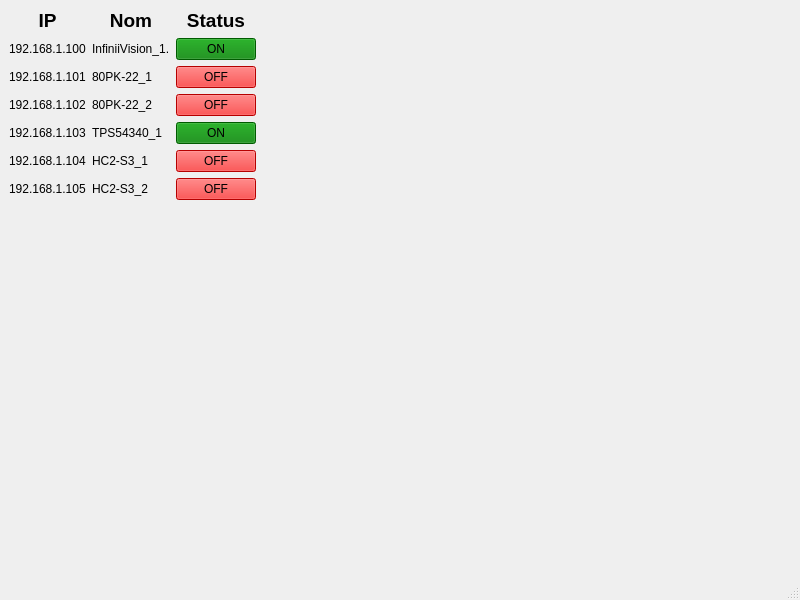
<?xml version="1.0" encoding="UTF-8"?>
<ui version="4.0">
 <class>MainWindow</class>
 <widget class="QMainWindow" name="MainWindow">
  <property name="geometry">
   <rect>
    <x>0</x>
    <y>0</y>
    <width>800</width>
    <height>600</height>
   </rect>
  </property>
  <property name="windowTitle">
   <string>MainWindow</string>
  </property>
  <widget class="QWidget" name="centralwidget">
   <layout class="QGridLayout" name="gridLayout_2">
    <item row="0" column="0">
     <layout class="QGridLayout" name="gridLayout">
      <item row="2" column="0">
       <widget class="QLabel" name="instr2IP">
        <property name="text">
         <string>192.168.1.101</string>
        </property>
       </widget>
      </item>
      <item row="4" column="1">
       <widget class="QLabel" name="label_13">
        <property name="text">
         <string>TPS54340_1</string>
        </property>
       </widget>
      </item>
      <item row="1" column="3">
       <spacer name="horizontalSpacer">
        <property name="orientation">
         <enum>Qt::Horizontal</enum>
        </property>
        <property name="sizeHint" stdset="0">
         <size>
          <width>40</width>
          <height>20</height>
         </size>
        </property>
       </spacer>
      </item>
      <item row="0" column="1">
       <widget class="QLabel" name="label_4">
        <property name="text">
         <string>&lt;html&gt;&lt;head/&gt;&lt;body&gt;&lt;p align=&quot;center&quot;&gt;&lt;span style=&quot; font-size:14pt; font-weight:700;&quot;&gt;Nom&lt;/span&gt;&lt;/p&gt;&lt;/body&gt;&lt;/html&gt;</string>
        </property>
       </widget>
      </item>
      <item row="3" column="1">
       <widget class="QLabel" name="label_12">
        <property name="text">
         <string>80PK-22_2</string>
        </property>
       </widget>
      </item>
      <item row="1" column="0">
       <widget class="QLabel" name="instr1IP">
        <property name="text">
         <string>192.168.1.100</string>
        </property>
       </widget>
      </item>
      <item row="0" column="0">
       <widget class="QLabel" name="label_2">
        <property name="text">
         <string>&lt;html&gt;&lt;head/&gt;&lt;body&gt;&lt;p align=&quot;center&quot;&gt;&lt;span style=&quot; font-size:14pt; font-weight:700;&quot;&gt;IP&lt;/span&gt;&lt;/p&gt;&lt;/body&gt;&lt;/html&gt;</string>
        </property>
       </widget>
      </item>
      <item row="3" column="0">
       <widget class="QLabel" name="instr3IP">
        <property name="text">
         <string>192.168.1.102</string>
        </property>
       </widget>
      </item>
      <item row="2" column="1">
       <widget class="QLabel" name="label_11">
        <property name="text">
         <string>80PK-22_1</string>
        </property>
       </widget>
      </item>
      <item row="7" column="2">
       <spacer name="verticalSpacer">
        <property name="orientation">
         <enum>Qt::Vertical</enum>
        </property>
        <property name="sizeHint" stdset="0">
         <size>
          <width>20</width>
          <height>40</height>
         </size>
        </property>
       </spacer>
      </item>
      <item row="4" column="0">
       <widget class="QLabel" name="instr4IP">
        <property name="text">
         <string>192.168.1.103</string>
        </property>
       </widget>
      </item>
      <item row="0" column="2">
       <widget class="QLabel" name="label_3">
        <property name="text">
         <string>&lt;html&gt;&lt;head/&gt;&lt;body&gt;&lt;p align=&quot;center&quot;&gt;&lt;span style=&quot; font-size:14pt; font-weight:700;&quot;&gt;Status&lt;/span&gt;&lt;/p&gt;&lt;/body&gt;&lt;/html&gt;</string>
        </property>
       </widget>
      </item>
      <item row="5" column="0">
       <widget class="QLabel" name="instr5IP">
        <property name="text">
         <string>192.168.1.104</string>
        </property>
       </widget>
      </item>
      <item row="5" column="1">
       <widget class="QLabel" name="label_14">
        <property name="text">
         <string>HC2-S3_1</string>
        </property>
       </widget>
      </item>
      <item row="6" column="0">
       <widget class="QLabel" name="instr6IP">
        <property name="text">
         <string>192.168.1.105</string>
        </property>
       </widget>
      </item>
      <item row="1" column="2">
       <widget class="QPushButton" name="instr1Bt">
        <property name="styleSheet">
         <string notr="true">background-color: green</string>
        </property>
        <property name="text">
         <string>ON</string>
        </property>
       </widget>
      </item>
      <item row="1" column="1">
       <widget class="QLabel" name="label_5">
        <property name="text">
         <string>InfiniiVision_1.</string>
        </property>
       </widget>
      </item>
      <item row="6" column="1">
       <widget class="QLabel" name="label_15">
        <property name="text">
         <string>HC2-S3_2</string>
        </property>
       </widget>
      </item>
      <item row="2" column="2">
       <widget class="QPushButton" name="instr2Bt">
        <property name="styleSheet">
         <string notr="true">background-color:red;</string>
        </property>
        <property name="text">
         <string>OFF</string>
        </property>
       </widget>
      </item>
      <item row="3" column="2">
       <widget class="QPushButton" name="instr3Bt">
        <property name="styleSheet">
         <string notr="true">background-color:red;</string>
        </property>
        <property name="text">
         <string>OFF</string>
        </property>
       </widget>
      </item>
      <item row="4" column="2">
       <widget class="QPushButton" name="instr4Bt">
        <property name="styleSheet">
         <string notr="true">background-color:green;</string>
        </property>
        <property name="text">
         <string>ON</string>
        </property>
       </widget>
      </item>
      <item row="5" column="2">
       <widget class="QPushButton" name="instr5Bt">
        <property name="styleSheet">
         <string notr="true">background-color:red;</string>
        </property>
        <property name="text">
         <string>OFF</string>
        </property>
       </widget>
      </item>
      <item row="6" column="2">
       <widget class="QPushButton" name="instr6Bt">
        <property name="styleSheet">
         <string notr="true">background-color:red;</string>
        </property>
        <property name="text">
         <string>OFF</string>
        </property>
       </widget>
      </item>
     </layout>
    </item>
   </layout>
  </widget>
  <widget class="QMenuBar" name="menubar">
   <property name="geometry">
    <rect>
     <x>0</x>
     <y>0</y>
     <width>800</width>
     <height>19</height>
    </rect>
   </property>
  </widget>
  <widget class="QStatusBar" name="statusbar"/>
 </widget>
 <resources/>
 <connections/>
</ui>
